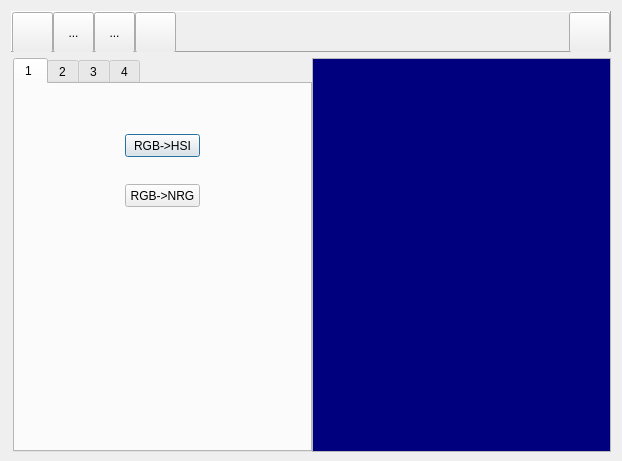
<?xml version="1.0" encoding="UTF-8"?>
<ui version="4.0">
 <class>MainFrame</class>
 <widget class="QDialog" name="MainFrame">
  <property name="geometry">
   <rect>
    <x>0</x>
    <y>0</y>
    <width>622</width>
    <height>461</height>
   </rect>
  </property>
  <property name="sizePolicy">
   <sizepolicy hsizetype="Preferred" vsizetype="Minimum">
    <horstretch>0</horstretch>
    <verstretch>0</verstretch>
   </sizepolicy>
  </property>
  <property name="minimumSize">
   <size>
    <width>0</width>
    <height>461</height>
   </size>
  </property>
  <property name="windowTitle">
   <string>HomeworkCV</string>
  </property>
  <property name="modal">
   <bool>false</bool>
  </property>
  <layout class="QVBoxLayout" name="verticalLayout">
   <item>
    <widget class="QFrame" name="frame">
     <property name="sizePolicy">
      <sizepolicy hsizetype="Preferred" vsizetype="Fixed">
       <horstretch>0</horstretch>
       <verstretch>0</verstretch>
      </sizepolicy>
     </property>
     <property name="minimumSize">
      <size>
       <width>0</width>
       <height>41</height>
      </size>
     </property>
     <property name="maximumSize">
      <size>
       <width>16777215</width>
       <height>41</height>
      </size>
     </property>
     <property name="frameShape">
      <enum>QFrame::Panel</enum>
     </property>
     <property name="frameShadow">
      <enum>QFrame::Raised</enum>
     </property>
     <layout class="QHBoxLayout" name="horizontalLayout_3">
      <property name="spacing">
       <number>0</number>
      </property>
      <property name="leftMargin">
       <number>0</number>
      </property>
      <property name="topMargin">
       <number>0</number>
      </property>
      <property name="rightMargin">
       <number>0</number>
      </property>
      <property name="bottomMargin">
       <number>0</number>
      </property>
      <item>
       <widget class="QToolButton" name="buttonOpen">
        <property name="enabled">
         <bool>true</bool>
        </property>
        <property name="sizePolicy">
         <sizepolicy hsizetype="Minimum" vsizetype="Minimum">
          <horstretch>0</horstretch>
          <verstretch>0</verstretch>
         </sizepolicy>
        </property>
        <property name="minimumSize">
         <size>
          <width>41</width>
          <height>41</height>
         </size>
        </property>
        <property name="maximumSize">
         <size>
          <width>41</width>
          <height>41</height>
         </size>
        </property>
        <property name="toolTip">
         <string>open an image file</string>
        </property>
        <property name="layoutDirection">
         <enum>Qt::LeftToRight</enum>
        </property>
        <property name="autoFillBackground">
         <bool>false</bool>
        </property>
        <property name="text">
         <string/>
        </property>
        <property name="icon">
         <iconset resource="images/mainframe.qrc">
          <normaloff>:/open.png</normaloff>:/open.png</iconset>
        </property>
        <property name="iconSize">
         <size>
          <width>41</width>
          <height>41</height>
         </size>
        </property>
        <property name="checkable">
         <bool>false</bool>
        </property>
        <property name="autoRepeat">
         <bool>false</bool>
        </property>
        <property name="autoExclusive">
         <bool>false</bool>
        </property>
        <property name="popupMode">
         <enum>QToolButton::DelayedPopup</enum>
        </property>
        <property name="toolButtonStyle">
         <enum>Qt::ToolButtonIconOnly</enum>
        </property>
        <property name="autoRaise">
         <bool>false</bool>
        </property>
       </widget>
      </item>
      <item>
       <widget class="QToolButton" name="toolButton_2">
        <property name="sizePolicy">
         <sizepolicy hsizetype="Minimum" vsizetype="Minimum">
          <horstretch>0</horstretch>
          <verstretch>0</verstretch>
         </sizepolicy>
        </property>
        <property name="minimumSize">
         <size>
          <width>41</width>
          <height>41</height>
         </size>
        </property>
        <property name="maximumSize">
         <size>
          <width>41</width>
          <height>41</height>
         </size>
        </property>
        <property name="text">
         <string>...</string>
        </property>
       </widget>
      </item>
      <item>
       <widget class="QToolButton" name="toolButton_3">
        <property name="sizePolicy">
         <sizepolicy hsizetype="Minimum" vsizetype="Minimum">
          <horstretch>0</horstretch>
          <verstretch>0</verstretch>
         </sizepolicy>
        </property>
        <property name="minimumSize">
         <size>
          <width>41</width>
          <height>41</height>
         </size>
        </property>
        <property name="maximumSize">
         <size>
          <width>41</width>
          <height>41</height>
         </size>
        </property>
        <property name="text">
         <string>...</string>
        </property>
       </widget>
      </item>
      <item>
       <widget class="QToolButton" name="buttonDeleteContents">
        <property name="sizePolicy">
         <sizepolicy hsizetype="Minimum" vsizetype="Minimum">
          <horstretch>0</horstretch>
          <verstretch>0</verstretch>
         </sizepolicy>
        </property>
        <property name="minimumSize">
         <size>
          <width>41</width>
          <height>41</height>
         </size>
        </property>
        <property name="maximumSize">
         <size>
          <width>41</width>
          <height>41</height>
         </size>
        </property>
        <property name="toolTip">
         <string>close all forms</string>
        </property>
        <property name="autoFillBackground">
         <bool>false</bool>
        </property>
        <property name="text">
         <string/>
        </property>
        <property name="icon">
         <iconset resource="images/mainframe.qrc">
          <normaloff>:/1-21.png</normaloff>:/1-21.png</iconset>
        </property>
        <property name="iconSize">
         <size>
          <width>41</width>
          <height>41</height>
         </size>
        </property>
       </widget>
      </item>
      <item>
       <spacer name="horizontalSpacer">
        <property name="orientation">
         <enum>Qt::Horizontal</enum>
        </property>
        <property name="sizeHint" stdset="0">
         <size>
          <width>40</width>
          <height>20</height>
         </size>
        </property>
       </spacer>
      </item>
      <item>
       <widget class="QToolButton" name="buttonShowList">
        <property name="sizePolicy">
         <sizepolicy hsizetype="Minimum" vsizetype="Minimum">
          <horstretch>0</horstretch>
          <verstretch>0</verstretch>
         </sizepolicy>
        </property>
        <property name="minimumSize">
         <size>
          <width>41</width>
          <height>41</height>
         </size>
        </property>
        <property name="maximumSize">
         <size>
          <width>41</width>
          <height>41</height>
         </size>
        </property>
        <property name="toolTip">
         <string>show the list view</string>
        </property>
        <property name="text">
         <string/>
        </property>
        <property name="icon">
         <iconset resource="images/mainframe.qrc">
          <normaloff>:/2-3.png</normaloff>:/2-3.png</iconset>
        </property>
        <property name="iconSize">
         <size>
          <width>82</width>
          <height>41</height>
         </size>
        </property>
       </widget>
      </item>
     </layout>
    </widget>
   </item>
   <item>
    <layout class="QHBoxLayout" name="horizontalLayout">
     <property name="spacing">
      <number>0</number>
     </property>
     <property name="leftMargin">
      <number>2</number>
     </property>
     <item>
      <widget class="QTabWidget" name="tabWidget">
       <property name="sizePolicy">
        <sizepolicy hsizetype="Fixed" vsizetype="Expanding">
         <horstretch>0</horstretch>
         <verstretch>0</verstretch>
        </sizepolicy>
       </property>
       <property name="minimumSize">
        <size>
         <width>299</width>
         <height>394</height>
        </size>
       </property>
       <property name="palette">
        <palette>
         <active>
          <colorrole role="Window">
           <brush brushstyle="SolidPattern">
            <color alpha="255">
             <red>255</red>
             <green>255</green>
             <blue>255</blue>
            </color>
           </brush>
          </colorrole>
          <colorrole role="NoRole">
           <brush brushstyle="SolidPattern">
            <color alpha="255">
             <red>255</red>
             <green>85</green>
             <blue>0</blue>
            </color>
           </brush>
          </colorrole>
         </active>
         <inactive>
          <colorrole role="Window">
           <brush brushstyle="SolidPattern">
            <color alpha="255">
             <red>255</red>
             <green>255</green>
             <blue>255</blue>
            </color>
           </brush>
          </colorrole>
          <colorrole role="NoRole">
           <brush brushstyle="SolidPattern">
            <color alpha="255">
             <red>255</red>
             <green>85</green>
             <blue>0</blue>
            </color>
           </brush>
          </colorrole>
         </inactive>
         <disabled>
          <colorrole role="Window">
           <brush brushstyle="SolidPattern">
            <color alpha="255">
             <red>255</red>
             <green>255</green>
             <blue>255</blue>
            </color>
           </brush>
          </colorrole>
          <colorrole role="NoRole">
           <brush brushstyle="SolidPattern">
            <color alpha="255">
             <red>255</red>
             <green>85</green>
             <blue>0</blue>
            </color>
           </brush>
          </colorrole>
         </disabled>
        </palette>
       </property>
       <property name="cursor">
        <cursorShape>ArrowCursor</cursorShape>
       </property>
       <property name="autoFillBackground">
        <bool>false</bool>
       </property>
       <property name="tabPosition">
        <enum>QTabWidget::North</enum>
       </property>
       <property name="tabShape">
        <enum>QTabWidget::Rounded</enum>
       </property>
       <property name="currentIndex">
        <number>0</number>
       </property>
       <property name="iconSize">
        <size>
         <width>31</width>
         <height>31</height>
        </size>
       </property>
       <property name="elideMode">
        <enum>Qt::ElideMiddle</enum>
       </property>
       <widget class="QWidget" name="tab_1">
        <attribute name="title">
         <string>1 </string>
        </attribute>
        <widget class="QPushButton" name="pushRGB2HSI">
         <property name="geometry">
          <rect>
           <x>110</x>
           <y>50</y>
           <width>75</width>
           <height>23</height>
          </rect>
         </property>
         <property name="text">
          <string>RGB-&gt;HSI</string>
         </property>
        </widget>
        <widget class="QPushButton" name="pushRGB2NRG">
         <property name="geometry">
          <rect>
           <x>110</x>
           <y>100</y>
           <width>75</width>
           <height>23</height>
          </rect>
         </property>
         <property name="text">
          <string>RGB-&gt;NRG</string>
         </property>
        </widget>
       </widget>
       <widget class="QWidget" name="tab_4">
        <attribute name="title">
         <string>2</string>
        </attribute>
       </widget>
       <widget class="QWidget" name="tab_5">
        <attribute name="title">
         <string>3</string>
        </attribute>
       </widget>
       <widget class="QWidget" name="tab_2">
        <attribute name="title">
         <string>4</string>
        </attribute>
       </widget>
      </widget>
     </item>
     <item>
      <widget class="QListWidget" name="listWidget">
       <property name="sizePolicy">
        <sizepolicy hsizetype="Ignored" vsizetype="Minimum">
         <horstretch>0</horstretch>
         <verstretch>0</verstretch>
        </sizepolicy>
       </property>
       <property name="minimumSize">
        <size>
         <width>0</width>
         <height>394</height>
        </size>
       </property>
       <property name="palette">
        <palette>
         <active>
          <colorrole role="WindowText">
           <brush brushstyle="SolidPattern">
            <color alpha="255">
             <red>255</red>
             <green>255</green>
             <blue>0</blue>
            </color>
           </brush>
          </colorrole>
          <colorrole role="Text">
           <brush brushstyle="SolidPattern">
            <color alpha="255">
             <red>255</red>
             <green>255</green>
             <blue>255</blue>
            </color>
           </brush>
          </colorrole>
          <colorrole role="Base">
           <brush brushstyle="SolidPattern">
            <color alpha="255">
             <red>0</red>
             <green>0</green>
             <blue>127</blue>
            </color>
           </brush>
          </colorrole>
          <colorrole role="PlaceholderText">
           <brush brushstyle="NoBrush">
            <color alpha="128">
             <red>255</red>
             <green>255</green>
             <blue>255</blue>
            </color>
           </brush>
          </colorrole>
         </active>
         <inactive>
          <colorrole role="WindowText">
           <brush brushstyle="SolidPattern">
            <color alpha="255">
             <red>255</red>
             <green>255</green>
             <blue>0</blue>
            </color>
           </brush>
          </colorrole>
          <colorrole role="Text">
           <brush brushstyle="SolidPattern">
            <color alpha="255">
             <red>255</red>
             <green>255</green>
             <blue>255</blue>
            </color>
           </brush>
          </colorrole>
          <colorrole role="Base">
           <brush brushstyle="SolidPattern">
            <color alpha="255">
             <red>0</red>
             <green>0</green>
             <blue>127</blue>
            </color>
           </brush>
          </colorrole>
          <colorrole role="PlaceholderText">
           <brush brushstyle="NoBrush">
            <color alpha="128">
             <red>255</red>
             <green>255</green>
             <blue>255</blue>
            </color>
           </brush>
          </colorrole>
         </inactive>
         <disabled>
          <colorrole role="WindowText">
           <brush brushstyle="SolidPattern">
            <color alpha="255">
             <red>120</red>
             <green>120</green>
             <blue>120</blue>
            </color>
           </brush>
          </colorrole>
          <colorrole role="Text">
           <brush brushstyle="SolidPattern">
            <color alpha="255">
             <red>120</red>
             <green>120</green>
             <blue>120</blue>
            </color>
           </brush>
          </colorrole>
          <colorrole role="Base">
           <brush brushstyle="SolidPattern">
            <color alpha="255">
             <red>240</red>
             <green>240</green>
             <blue>240</blue>
            </color>
           </brush>
          </colorrole>
          <colorrole role="PlaceholderText">
           <brush brushstyle="NoBrush">
            <color alpha="128">
             <red>255</red>
             <green>255</green>
             <blue>255</blue>
            </color>
           </brush>
          </colorrole>
         </disabled>
        </palette>
       </property>
       <property name="font">
        <font>
         <family>Times New Roman</family>
         <pointsize>10</pointsize>
        </font>
       </property>
      </widget>
     </item>
    </layout>
   </item>
  </layout>
 </widget>
 <layoutdefault spacing="6" margin="11"/>
 <resources>
  <include location="images/mainframe.qrc"/>
 </resources>
 <connections/>
</ui>
